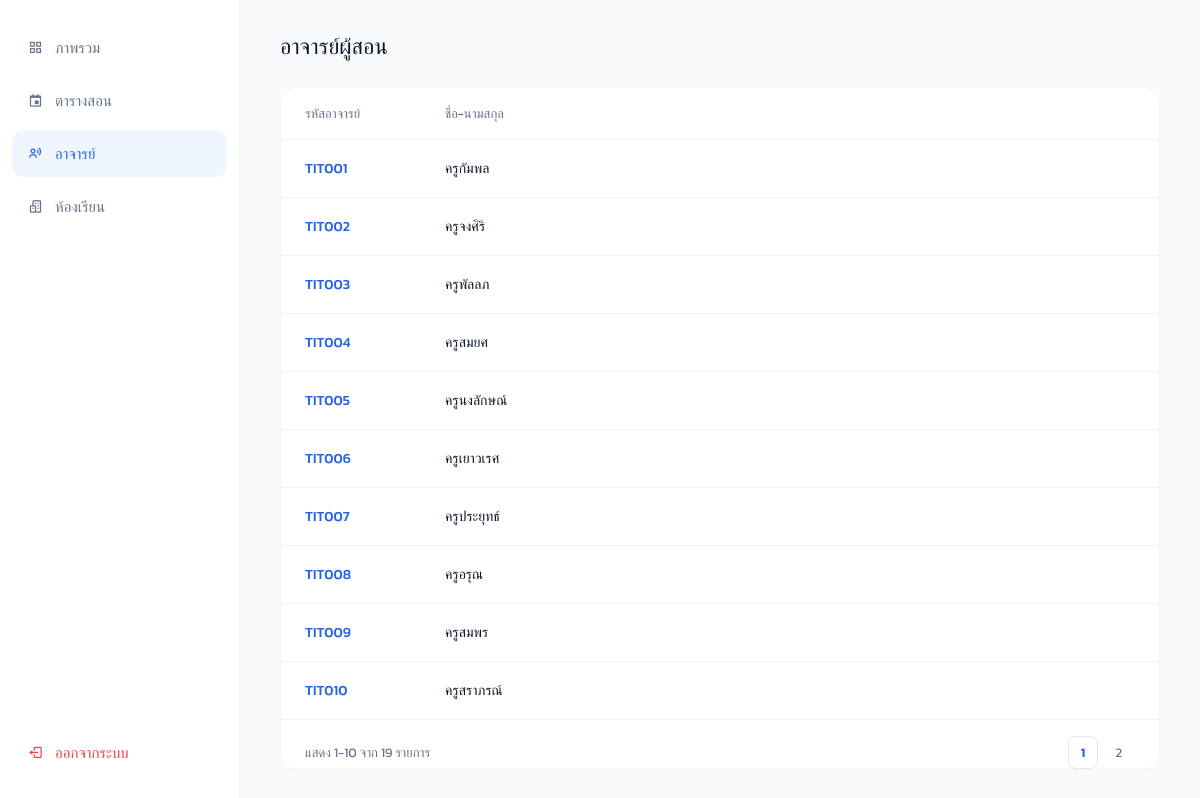
The page /backend/admin_teacher.php (signed in) on the database its author committed.
### tables this page shows
CREATE TABLE IF NOT EXISTS `teacher` (
  `teacher_id` varchar(20) NOT NULL,
  `teacher_name` varchar(100) NOT NULL,
  PRIMARY KEY (`teacher_id`)
);

### backend/admin_teacher.php (the view, shortened to what this page needs)
<?php
require_once 'db.php';
$limit = 10;
$page = isset($_GET['page']) && is_numeric($_GET['page']) ? (int)$_GET['page'] : 1;
$start = ($page - 1) * $limit;
$totalRecords = $pdo->query("SELECT COUNT(*) FROM teacher")->fetchColumn();
$totalPages = ceil($totalRecords / $limit);
$stmt = $pdo->prepare("SELECT teacher_id, teacher_name FROM teacher ORDER BY teacher_id ASC LIMIT :start, :limit");
$stmt->bindValue(':start', $start, PDO::PARAM_INT);
$stmt->bindValue(':limit', $limit, PDO::PARAM_INT);
$stmt->execute();
$teachers = $stmt->fetchAll();
?>
<!DOCTYPE html>
<html lang="th">
<head>
    <link href='https://unpkg.com/boxicons@2.1.4/css/boxicons.min.css' rel='stylesheet'>
</head>
<body>
    <aside class="sidebar">
        <div class="nav-links">
            <a href="admin_dashboard.php" class="nav-item"><i class='bx bx-grid-alt'></i> ภาพรวม</a>
            <a href="admin_schedule.php" class="nav-item"><i class='bx bx-calendar-event'></i> ตารางสอน</a>
            <a href="admin_teacher.php" class="nav-item active"><i class='bx bx-user-voice'></i> อาจารย์</a>
            <a href="admin_room.php" class="nav-item"><i class='bx bx-buildings'></i> ห้องเรียน</a>
        </div>
        <a href="../login.php" class="logout-btn"><i class='bx bx-log-out'></i> ออกจากระบบ</a>
    </aside>
    <main class="main-content">
        <div class="page-header">
            <h1 class="page-title">อาจารย์ผู้สอน</h1>
        </div>
        <div class="card">
            <table>
                <thead>
                    <tr>
                        <th style="width: 140px;">รหัสอาจารย์</th>
                        <th>ชื่อ-นามสกุล</th>
                    </tr>
                </thead>
                <tbody>
                    <?php foreach ($teachers as $row): ?>
                    <tr>
                        <td style="color: var(--primary); font-weight: 500;"><?= htmlspecialchars($row['teacher_id']) ?></td>
                        <td><?= htmlspecialchars($row['teacher_name']) ?></td>
                    </tr>
                    <?php endforeach; ?>
                </tbody>
            </table>
            <div class="pagination">
                <span style="font-size:13px; color:var(--text-muted);">แสดง <?= $start + 1 ?>-<?= min($start + $limit, $totalRecords) ?> จาก <?= $totalRecords ?> รายการ</span>
                <div class="page-buttons">
                    <?php for($i = 1; $i <= $totalPages; $i++): ?>
                        <a href="?page=<?= $i ?>" class="page-btn <?= ($i === $page) ? 'active' : '' ?>"><?= $i ?></a>
                    <?php endfor; ?>
                </div>
            </div>
        </div>
    </main>
</body>
</html>

### backend/admin_teacher.php (style rules this page uses)
:root { --bg: #f8fafc; --surface: #ffffff; --primary: #2563eb; --primary-light: #eff6ff; --text-main: #0f172a; --text-muted: #64748b; --border: #f1f5f9; --transition: all 0.25s ease; }
* { margin: 0; padding: 0; box-sizing: border-box; font-family: 'Kanit', sans-serif; }
body { background-color: var(--bg); display: flex; height: 100vh; overflow: hidden; color: var(--text-main); }
.sidebar { width: 240px; background: var(--surface); border-right: 1px solid var(--border); display: flex; flex-direction: column; padding: 24px 12px; gap: 8px; }
.nav-links { flex: 1; display: flex; flex-direction: column; gap: 6px; }
.nav-item { display: flex; align-items: center; gap: 12px; padding: 12px 16px; color: var(--text-muted); text-decoration: none; border-radius: 12px; font-size: 15px; transition: var(--transition); }
.nav-item.active { background: var(--primary-light); color: var(--primary); font-weight: 500; }
.logout-btn { display: flex; align-items: center; gap: 12px; padding: 12px 16px; color: #ef4444; text-decoration: none; border-radius: 12px; font-size: 15px; }
.main-content { flex: 1; overflow-y: auto; display: flex; flex-direction: column; padding: 30px 40px; }
.page-header { display: flex; justify-content: space-between; align-items: center; margin-bottom: 24px; }
.page-title { font-size: 22px; font-weight: 500; }
.card { background: var(--surface); border-radius: 16px; border: 1px solid var(--border); overflow: hidden; }
table { width: 100%; border-collapse: collapse; }
th { text-align: left; padding: 16px 24px; font-size: 13px; color: var(--text-muted); font-weight: 500; border-bottom: 1px solid var(--border); }
td { padding: 18px 24px; font-size: 14px; border-bottom: 1px solid var(--border); }
.pagination { padding: 16px 24px; display: flex; justify-content: space-between; align-items: center; }
.page-buttons { display: flex; gap: 4px; }
.page-btn { padding: 6px 12px; border: 1px solid transparent; background: transparent; color: var(--text-muted); border-radius: 8px; text-decoration: none; font-size: 13px; }
.page-btn.active { background: var(--surface); border-color: #e2e8f0; color: var(--primary); font-weight: 600; }

### rows shown on the page
teacher: teacher_id "TIT001", teacher_name "ครูกัมพล"
teacher: teacher_id "TIT002", teacher_name "ครูจงศิริ"
teacher: teacher_id "TIT003", teacher_name "ครูพัลลภ"
teacher: teacher_id "TIT004", teacher_name "ครูสมยศ"
teacher: teacher_id "TIT005", teacher_name "ครูนงลักษณ์"
teacher: teacher_id "TIT006", teacher_name "ครูเยาวเรศ"
teacher: teacher_id "TIT007", teacher_name "ครูประยุทธ์"
teacher: teacher_id "TIT008", teacher_name "ครูอรุณ"
teacher: teacher_id "TIT009", teacher_name "ครูสมพร"
teacher: teacher_id "TIT010", teacher_name "ครูสราภรณ์"

### other values the page prints
$start + 1 "1"
min($start + $limit, $totalRecords) "10"
$totalRecords "19"
